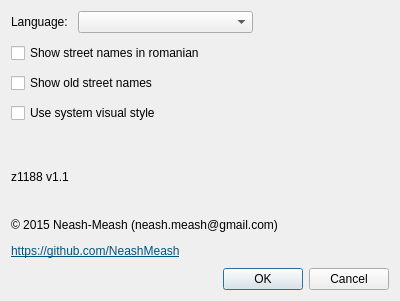
<?xml version="1.0" encoding="UTF-8"?>
<ui version="4.0">
 <class>SettingsDialog</class>
 <widget class="QDialog" name="SettingsDialog">
  <property name="windowModality">
   <enum>Qt::WindowModal</enum>
  </property>
  <property name="geometry">
   <rect>
    <x>0</x>
    <y>0</y>
    <width>400</width>
    <height>301</height>
   </rect>
  </property>
  <property name="sizePolicy">
   <sizepolicy hsizetype="Preferred" vsizetype="Preferred">
    <horstretch>0</horstretch>
    <verstretch>0</verstretch>
   </sizepolicy>
  </property>
  <property name="windowTitle">
   <string>Settings</string>
  </property>
  <property name="windowIcon">
   <iconset resource="resources.qrc">
    <normaloff>:/icons/appicon.ico</normaloff>:/icons/appicon.ico</iconset>
  </property>
  <property name="sizeGripEnabled">
   <bool>false</bool>
  </property>
  <layout class="QVBoxLayout" name="verticalLayout">
   <property name="spacing">
    <number>10</number>
   </property>
   <item>
    <layout class="QHBoxLayout" name="horizontalLayout">
     <item>
      <widget class="QLabel" name="languageLabel">
       <property name="text">
        <string>Language:</string>
       </property>
      </widget>
     </item>
     <item>
      <widget class="QComboBox" name="languageCombobox">
       <property name="sizePolicy">
        <sizepolicy hsizetype="Preferred" vsizetype="Preferred">
         <horstretch>0</horstretch>
         <verstretch>0</verstretch>
        </sizepolicy>
       </property>
       <property name="minimumSize">
        <size>
         <width>175</width>
         <height>0</height>
        </size>
       </property>
      </widget>
     </item>
     <item>
      <spacer name="horizontalSpacer">
       <property name="orientation">
        <enum>Qt::Horizontal</enum>
       </property>
       <property name="sizeType">
        <enum>QSizePolicy::Expanding</enum>
       </property>
       <property name="sizeHint" stdset="0">
        <size>
         <width>40</width>
         <height>20</height>
        </size>
       </property>
      </spacer>
     </item>
    </layout>
   </item>
   <item>
    <widget class="QCheckBox" name="showStreetNamesInRomanianCheckbox">
     <property name="text">
      <string>Show street names in romanian</string>
     </property>
    </widget>
   </item>
   <item>
    <widget class="QCheckBox" name="showOldStreetNamesCheckbox">
     <property name="text">
      <string>Show old street names</string>
     </property>
    </widget>
   </item>
   <item>
    <widget class="QCheckBox" name="useSystemDefaultTheme">
     <property name="enabled">
      <bool>true</bool>
     </property>
     <property name="text">
      <string>Use system visual style</string>
     </property>
    </widget>
   </item>
   <item>
    <spacer name="verticalSpacer">
     <property name="orientation">
      <enum>Qt::Vertical</enum>
     </property>
     <property name="sizeHint" stdset="0">
      <size>
       <width>20</width>
       <height>40</height>
      </size>
     </property>
    </spacer>
   </item>
   <item>
    <widget class="QLabel" name="label">
     <property name="text">
      <string>z1188 v1.1</string>
     </property>
    </widget>
   </item>
   <item>
    <widget class="QLabel" name="phoneCountLabel">
     <property name="text">
      <string/>
     </property>
    </widget>
   </item>
   <item>
    <widget class="QLabel" name="label_2">
     <property name="text">
      <string>&lt;html&gt;&lt;head/&gt;&lt;body&gt;&lt;p&gt;© 2015 Neash-Meash (neash.meash@gmail.com)&lt;/p&gt;&lt;p&gt;&lt;a href=&quot;https://github.com/NeashMeash&quot;&gt;&lt;span style=&quot; text-decoration: underline; color:#00557f;&quot;&gt;https://github.com/NeashMeash&lt;/span&gt;&lt;/a&gt;&lt;/p&gt;&lt;/body&gt;&lt;/html&gt;</string>
     </property>
     <property name="openExternalLinks">
      <bool>true</bool>
     </property>
    </widget>
   </item>
   <item>
    <widget class="QDialogButtonBox" name="buttonBox">
     <property name="cursor">
      <cursorShape>ArrowCursor</cursorShape>
     </property>
     <property name="orientation">
      <enum>Qt::Horizontal</enum>
     </property>
     <property name="standardButtons">
      <set>QDialogButtonBox::Cancel|QDialogButtonBox::Ok</set>
     </property>
    </widget>
   </item>
  </layout>
 </widget>
 <resources>
  <include location="resources.qrc"/>
 </resources>
 <connections>
  <connection>
   <sender>buttonBox</sender>
   <signal>accepted()</signal>
   <receiver>SettingsDialog</receiver>
   <slot>accept()</slot>
   <hints>
    <hint type="sourcelabel">
     <x>248</x>
     <y>254</y>
    </hint>
    <hint type="destinationlabel">
     <x>157</x>
     <y>274</y>
    </hint>
   </hints>
  </connection>
  <connection>
   <sender>buttonBox</sender>
   <signal>rejected()</signal>
   <receiver>SettingsDialog</receiver>
   <slot>reject()</slot>
   <hints>
    <hint type="sourcelabel">
     <x>316</x>
     <y>260</y>
    </hint>
    <hint type="destinationlabel">
     <x>286</x>
     <y>274</y>
    </hint>
   </hints>
  </connection>
 </connections>
</ui>
